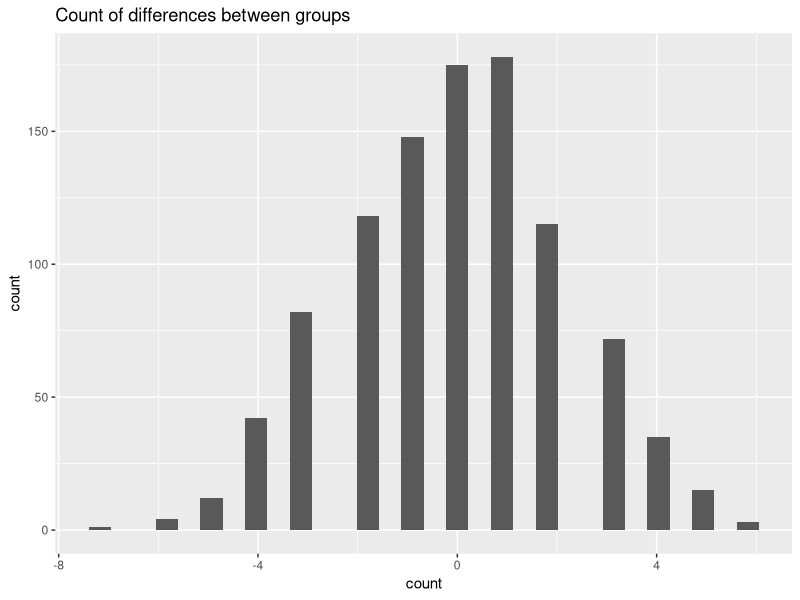

Generate this figure with R:
## ---- chunk 1
knitr::opts_chunk$set(echo = TRUE)
library(knitr)
library(tidyverse)
## ---- chunk 2
tabl <- "  

| Control| Exper | 
|:-----:|:-----:|
|  'n' cans| 'n' cans  |
"
cat(tabl) # output the table in a format good for HTML/PDF/docx conversion
## ---- chunk 3
var = c('Temperature','Agitation','Brand','Bottling','Time b/w agitate & open','Time tap on the can','Where tap','For how long tap','How open the can','Full moon?', 'Altitude?')
method <- c('Keep in same fridge','Need a device or method','Use same','Pick same date','Need a device or method','Need a device or method','Need a device or method','Need a device or method','Need a device or method','Really?','Do experiment in same loc')

vocab.df<- data.frame(var,method)

knitr::kable(vocab.df,align = rep('l',5))


## ---- chunk 4

tap <- c(0,0,0,0,1,0,0,1,1,0)
NoTap <- c(1,1,1,1,1,0,1,1,1,0)

binomial.tap.df<- data.frame(tap,NoTap)

binomial.tap.df %>% 
  gather(key='condition',value= "fizz") %>% 
  group_by(condition) %>% 
  summarise(count_of_fizz=sum(fizz)) %>% t()

## ---- chunk 5

x<- rbinom(10,1,.5)
x
## ---- chunk 6

flip <- function(n=10){
  x<- rbinom(n,1,.5)
 # print(x)
  return(sum(x))
  }


#flip(20)
sims <- 1000
flip.df <- data.frame(matrix(ncol=2,nrow=sims))
colnames(flip.df) <- c('NoTap','Tap')

for (i in 1:sims){
  flip.df[i,1]<-flip(10)
  flip.df[i,2]<-flip(10)
}

head(flip.df)
#nrow(flip.df)
## ---- chunk 7
count <- data.frame(matrix(nrow=100,ncol=1))
colnames(count) <- c("count")
for (i in 1:nrow(flip.df)){
  if(flip.df[i,1]>=8 & flip.df[i,2]<=3)
  {count[i,1] <- 1}
  else {count[i,1] <- 0}
}

head(count$count,20)
## ---- chunk 8
count <- data.frame(matrix(nrow=100,ncol=1))
colnames(count) <- c("count")
for (i in 1:nrow(flip.df)){
  count[i,1] <- flip.df[i,1] - flip.df[i,2]
}

head(count,10)
## ---- chunk 9

count %>% ggplot(aes(x=count))+geom_histogram()+labs(title = 'Count of differences between groups')

## ---- chunk 10
binomial.tap.df %>% 
  gather(key='condition',value= "fizz") %>% 
  group_by(condition) %>% 
  summarise(count_of_fizz=sum(fizz)) %>% t()

